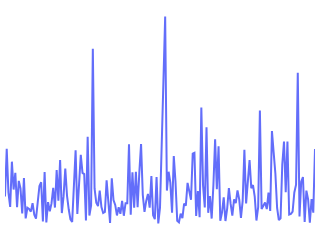

Source (notebook cell):
### Code cell


### Figure 1 — Plotly figure (JSON) as saved in the notebook; plotly's stock layout.template omitted (floating-point values rounded to 4 significant figures; data arrays with more than 128 entries replaced by an {"elided": "..."} marker saying what was removed)
{"data": [{"hovertemplate": "variable=Sales<br>Order Date=%{x}<br>value=%{y}<extra></extra>", "legendgroup": "Sales", "line": {"color": "#636efa", "dash": "solid"}, "mode": "lines", "name": "Sales", "orientation": "v", "showlegend": true, "type": "scatter", "x": {"elided": "179 str values"}, "xaxis": "x", "y": {"elided": "179 float values"}, "yaxis": "y"}], "layout": {"height": 80, "legend": {"title": {"text": "variable"}, "tracegroupgap": 0}, "margin": {"b": 5, "l": 5, "r": 5, "t": 5}, "plot_bgcolor": "white", "showlegend": false, "width": 200, "xaxis": {"anchor": "y", "domain": [0, 1], "fixedrange": true, "title": {"text": "Order Date"}, "visible": false}, "yaxis": {"anchor": "x", "domain": [0, 1], "fixedrange": true, "title": {"text": "value"}, "visible": false}}}
